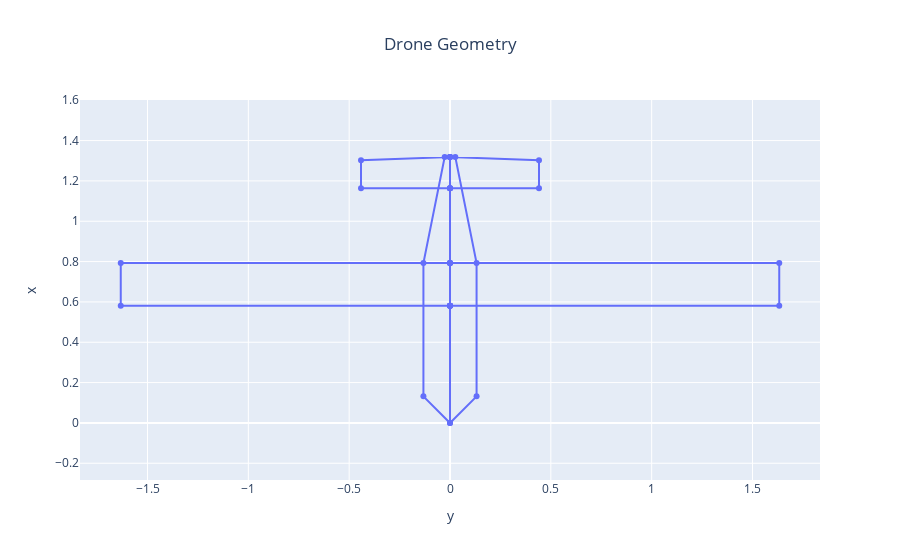

Notebook cell for this chart:
### Markdown cell above
## 3. Analysis and plots

You can now use postprocessing plots to visualize the results of the MDO.

### Code cell
fig = fixedwing_geometry_plot(OUTPUT_FILE, name="Drone MDO")
fig.show()

### Figure 1 — Plotly figure (JSON) as saved in the notebook; plotly's stock layout.template omitted (floating-point values rounded to 4 significant figures)
{"data": [{"mode": "lines+markers", "name": "Drone MDO", "type": "scatter", "uid": "6f5bf9da-8310-43dc-9daf-24005ddddb06", "x": [0, -0.1318, -0.1318, -0.02636, 0, 0, 0, -1.633, -1.633, 0, 0, 0, 0, -0.4413, -0.4413, 0, 0, 0, 0.1318, 0.1318, 0.02636, 0, 0, 0, 1.633, 1.633, 0, 0, 0, 0, 0.4413, 0.4413, 0, 0], "y": [0, 0.1318, 0.7929, 1.318, 1.318, 0.5807, 0.5807, 0.5807, 0.7929, 0.7929, 0.7929, 0.5807, 1.163, 1.163, 1.303, 1.318, 1.163, 0, 0.1318, 0.7929, 1.318, 1.318, 0.5807, 0.5807, 0.5807, 0.7929, 0.7929, 0.7929, 0.5807, 1.163, 1.163, 1.303, 1.318, 1.163]}], "layout": {"autosize": true, "title": {"text": "Drone Geometry", "x": 0.5}, "xaxis": {"autorange": true, "domain": [0, 1], "range": [-4.731, 4.731], "title": {"text": "y"}, "type": "linear"}, "yaxis": {"autorange": true, "domain": [0, 1], "range": [-0.1088, 1.427], "scaleanchor": "x", "scaleratio": 1, "title": {"text": "x"}, "type": "linear"}}}
